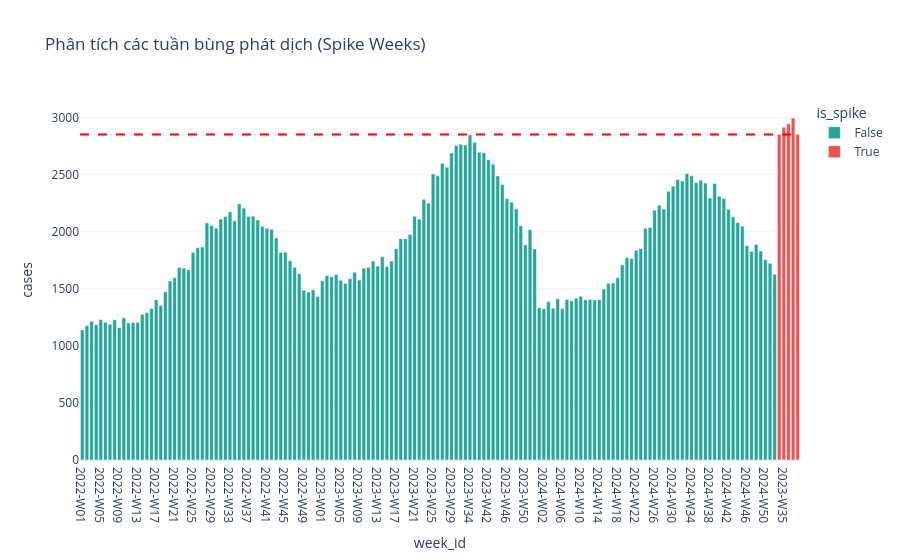
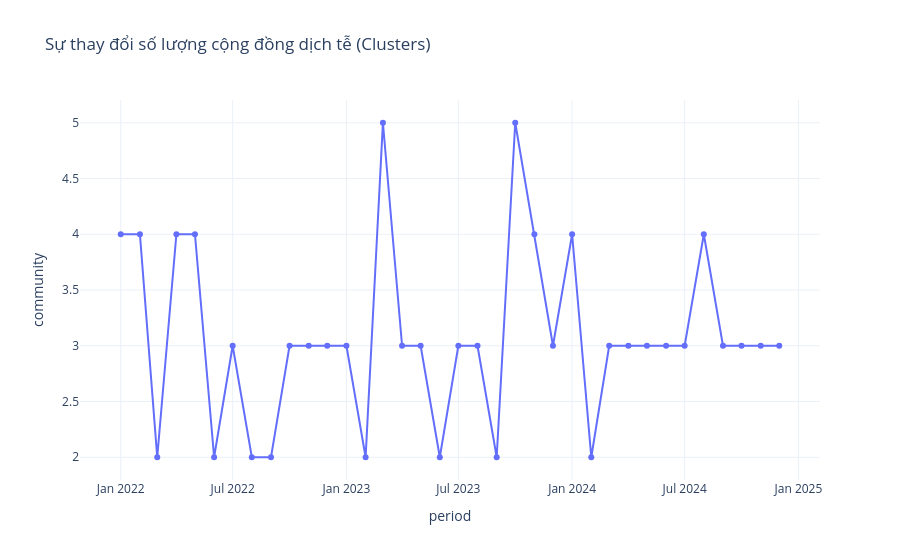

Notebook cell for these charts, in order:
### Code cell
import pyrootutils
import pandas as pd
import numpy as np
import networkx as nx
import community as community_louvain
import plotly.express as px
import json
from pathlib import Path
import copy
import unicodedata

# --- 1. THIẾT LẬP ROOT DỰ ÁN ---
root = pyrootutils.setup_root(
    search_from="." if Path.cwd().name != "notebooks" else "..", 
    indicator=[".git", "README.md"], 
    pythonpath=True
)

# --- 2. ĐƯỜNG DẪN FILE ---
CASE_DATA_PATH = root / "data" / "raw" / "dengue_cases_by_district_2022_2024.csv"
GEOJSON_PATH = root / "data" / "raw" / "hcmc_districts.geojson"
PROCESSED_DIR = root / "data" / "processed"
OUTPUT_DIR = root / "notebooks" / "outputs"

PROCESSED_DIR.mkdir(parents=True, exist_ok=True)
OUTPUT_DIR.mkdir(parents=True, exist_ok=True)

# --- 3. HÀM CHUẨN HÓA (CHÌA KHÓA FIX ANIMATION) ---
def clean_name(s):
    """Xóa dấu cách, chuẩn hóa Unicode và viết thường để khớp 100%"""
    if not isinstance(s, str): return str(s)
    s = unicodedata.normalize('NFC', s)
    return s.replace(" ", "").lower().strip()

# --- 4. NẠP VÀ XỬ LÝ DỮ LIỆU ---
df = pd.read_csv(CASE_DATA_PATH)
df['period'] = df['year'].astype(str) + '-' + df['month'].astype(str).str.zfill(2)
df['week_id'] = df['year'].astype(str) + '-W' + df['week'].astype(str).str.zfill(2)

# Xác định Spike Weeks (Tuần bùng phát)
weekly_total = df.groupby('week_id')['cases'].sum().reset_index()
threshold = weekly_total['cases'].mean() + 2 * weekly_total['cases'].std()
weekly_total['is_spike'] = weekly_total['cases'] > threshold

# --- 5. TÍNH TOÁN NETWORK METRICS ---
def compute_network_metrics(df):
    results = []
    periods = sorted(df['period'].unique())
    all_districts = sorted(df['district_name'].unique())
    
    for p in periods:
        subset = df[df['period'] == p]
        pivot = subset.pivot_table(index='week', columns='district_name', values='cases', fill_value=0)
        if pivot.shape[0] < 2: continue
            
        corr = pivot.corr().fillna(0)
        G = nx.Graph()
        for i, d1 in enumerate(pivot.columns):
            for j, d2 in enumerate(pivot.columns):
                if i < j and corr.loc[d1, d2] > 0.6:
                    G.add_edge(d1, d2, weight=corr.loc[d1, d2])
        
        cent = nx.degree_centrality(G)
        partition = community_louvain.best_partition(G) if G.edges() else {}
        
        for dist in all_districts:
            results.append({
                'period': p,
                'district': dist,
                'centrality': cent.get(dist, 0),
                'community': str(partition.get(dist, "Isolated"))
            })
    return pd.DataFrame(results)

df_metrics = compute_network_metrics(df)

# --- 6. KHỚP DỮ LIỆU VỚI GEOJSON ---
with open(GEOJSON_PATH, encoding='utf-8') as f:
    geojson_data = json.load(f)

# Tự động tìm key nhãn trong GeoJSON (name, NAME_2, v.v.)
sample_name_clean = clean_name(df_metrics['district'].iloc[0])
target_prop = "name"
for feat in geojson_data['features']:
    for k, v in feat.get('properties', {}).items():
        if clean_name(str(v)) == sample_name_clean:
            target_prop = k
            break

# Fix GeoJSON: Xóa khoảng trắng trong thuộc tính bản đồ
geojson_fixed = copy.deepcopy(geojson_data)
for f in geojson_fixed['features']:
    if target_prop in f['properties']:
        f['properties'][target_prop] = clean_name(f['properties'][target_prop])

# Fix DataFrame: Xóa khoảng trắng để khớp với GeoJSON đã fix
df_metrics['district_match'] = df_metrics['district'].apply(clean_name)

# REINDEX: Đảm bảo frame nào cũng có đủ 22 quận (Tránh lỗi mất vùng khi chạy animation)
all_periods = sorted(df_metrics['period'].unique())
all_dist_match = sorted(df_metrics['district_match'].unique())
full_idx = pd.MultiIndex.from_product([all_periods, all_dist_match], names=['period', 'district_match'])
df_final = df_metrics.set_index(['period', 'district_match']).reindex(full_idx, fill_value=0).reset_index()

# --- 7. TRỰC QUAN HÓA ---

# A. Biểu đồ Spike Weeks
fig_spike = px.bar(weekly_total, x='week_id', y='cases', color='is_spike',
                   title="Phân tích các tuần bùng phát dịch (Spike Weeks)",
                   color_discrete_map={True: '#ef5350', False: '#26a69a'},
                   template='plotly_white')
fig_spike.add_hline(y=threshold, line_dash="dash", line_color="red")

# B. Community Stability (Số lượng cụm lây nhiễm)
comm_data = df_final[df_final['community'] != '0'].groupby('period')['community'].nunique().reset_index()
fig_comm = px.line(comm_data, x='period', y='community', markers=True,
                   title="Sự thay đổi số lượng cộng đồng dịch tễ (Clusters)",
                   template='plotly_white')

# C. Animation Map
fig_map = px.choropleth(
    df_final,
    geojson=geojson_fixed,
    locations='district_match',
    featureidkey=f"properties.{target_prop}",
    color='centrality',
    animation_frame='period',
    color_continuous_scale="YlOrRd",
    range_color=[0, 0.7],
    title="Diễn biến Centrality Sốt xuất huyết TP.HCM (2022-2024)",
    labels={'centrality': 'Mức độ trọng điểm', 'district_match': 'Mã Quận'}
)
fig_map.update_geos(fitbounds="locations", visible=False)
fig_map.update_layout(margin={"r":0,"t":50,"l":0,"b":0})

# --- 8. LƯU VÀ HIỂN THỊ ---
fig_spike.show()
fig_comm.show()
fig_map.show()

fig_map.write_html(OUTPUT_DIR / "final_graph_analysis.html")

### Figure 1 — Plotly figure (JSON) as saved in the notebook; plotly's stock layout.template omitted (floating-point values rounded to 4 significant figures; data arrays with more than 128 entries replaced by an {"elided": "..."} marker saying what was removed)
{"data": [{"hovertemplate": "is_spike=False<br>week_id=%{x}<br>cases=%{y}<extra></extra>", "legendgroup": "False", "marker": {"color": "#26a69a", "pattern": {"shape": ""}}, "name": "False", "orientation": "v", "showlegend": true, "textposition": "auto", "type": "bar", "x": {"elided": "151 str values"}, "xaxis": "x", "y": {"elided": "151 int values"}, "yaxis": "y"}, {"hovertemplate": "is_spike=True<br>week_id=%{x}<br>cases=%{y}<extra></extra>", "legendgroup": "True", "marker": {"color": "#ef5350", "pattern": {"shape": ""}}, "name": "True", "orientation": "v", "showlegend": true, "textposition": "auto", "type": "bar", "x": ["2023-W33", "2023-W35", "2023-W36", "2023-W37", "2023-W38"], "xaxis": "x", "y": [2854, 2917, 2947, 2997, 2854], "yaxis": "y"}], "layout": {"barmode": "relative", "legend": {"title": {"text": "is_spike"}, "tracegroupgap": 0}, "shapes": [{"line": {"color": "red", "dash": "dash"}, "type": "line", "x0": 0, "x1": 1, "xref": "x domain", "y0": 2851.0, "y1": 2851.0, "yref": "y"}], "title": {"text": "Phân tích các tuần bùng phát dịch (Spike Weeks)"}, "xaxis": {"anchor": "y", "domain": [0, 1], "title": {"text": "week_id"}}, "yaxis": {"anchor": "x", "domain": [0, 1], "title": {"text": "cases"}}}}

### Figure 2 — Plotly figure (JSON) as saved in the notebook; plotly's stock layout.template omitted (floating-point values rounded to 4 significant figures)
{"data": [{"hovertemplate": "period=%{x}<br>community=%{y}<extra></extra>", "legendgroup": "", "line": {"color": "#636efa", "dash": "solid"}, "marker": {"symbol": "circle"}, "mode": "lines+markers", "name": "", "orientation": "v", "showlegend": false, "type": "scatter", "x": ["2022-01", "2022-02", "2022-03", "2022-04", "2022-05", "2022-06", "2022-07", "2022-08", "2022-09", "2022-10", "2022-11", "2022-12", "2023-01", "2023-02", "2023-03", "2023-04", "2023-05", "2023-06", "2023-07", "2023-08", "2023-09", "2023-10", "2023-11", "2023-12", "2024-01", "2024-02", "2024-03", "2024-04", "2024-05", "2024-06", "2024-07", "2024-08", "2024-09", "2024-10", "2024-11", "2024-12"], "xaxis": "x", "y": [4, 4, 2, 4, 4, 2, 3, 2, 2, 3, 3, 3, 3, 2, 5, 3, 3, 2, 3, 3, 2, 5, 4, 3, 4, 2, 3, 3, 3, 3, 3, 4, 3, 3, 3, 3], "yaxis": "y"}], "layout": {"legend": {"tracegroupgap": 0}, "title": {"text": "Sự thay đổi số lượng cộng đồng dịch tễ (Clusters)"}, "xaxis": {"anchor": "y", "domain": [0, 1], "title": {"text": "period"}}, "yaxis": {"anchor": "x", "domain": [0, 1], "title": {"text": "community"}}}}
